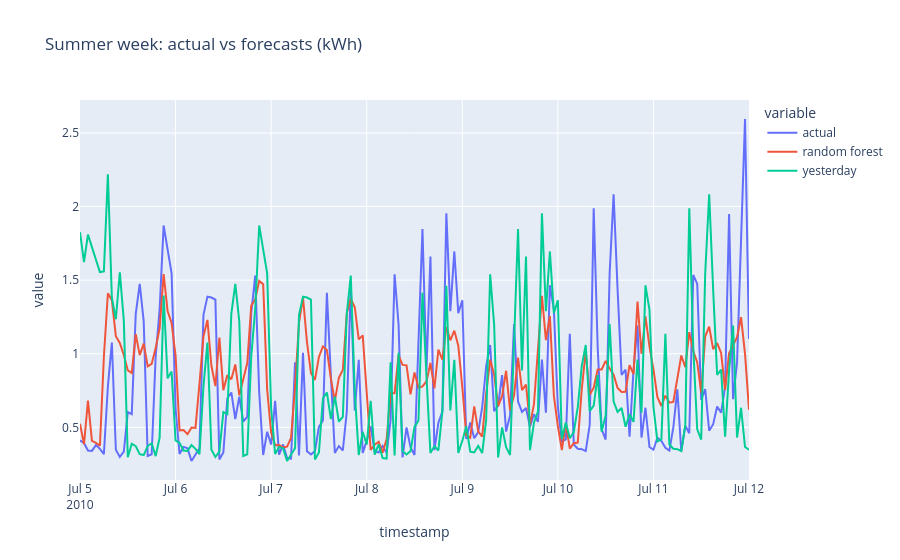

The cell this chart's notebook holds for it:
### Code cell
plot_week("2010-07-05", "Summer week: actual vs forecasts (kWh)")

### Figure 1 — Plotly figure (JSON) as saved in the notebook; plotly's stock layout.template omitted (floating-point values rounded to 4 significant figures; data arrays with more than 128 entries replaced by an {"elided": "..."} marker saying what was removed)
{"data": [{"hovertemplate": "variable=actual<br>timestamp=%{x}<br>value=%{y}<extra></extra>", "legendgroup": "actual", "line": {"color": "#636efa", "dash": "solid"}, "marker": {"symbol": "circle"}, "mode": "lines", "name": "actual", "orientation": "v", "showlegend": true, "type": "scatter", "x": {"elided": "169 str values"}, "xaxis": "x", "y": {"elided": "169 float values"}, "yaxis": "y"}, {"hovertemplate": "variable=random forest<br>timestamp=%{x}<br>value=%{y}<extra></extra>", "legendgroup": "random forest", "line": {"color": "#EF553B", "dash": "solid"}, "marker": {"symbol": "circle"}, "mode": "lines", "name": "random forest", "orientation": "v", "showlegend": true, "type": "scatter", "x": {"elided": "169 str values"}, "xaxis": "x", "y": {"elided": "169 float values"}, "yaxis": "y"}, {"hovertemplate": "variable=yesterday<br>timestamp=%{x}<br>value=%{y}<extra></extra>", "legendgroup": "yesterday", "line": {"color": "#00cc96", "dash": "solid"}, "marker": {"symbol": "circle"}, "mode": "lines", "name": "yesterday", "orientation": "v", "showlegend": true, "type": "scatter", "x": {"elided": "169 str values"}, "xaxis": "x", "y": {"elided": "169 float values"}, "yaxis": "y"}], "layout": {"legend": {"title": {"text": "variable"}, "tracegroupgap": 0}, "title": {"text": "Summer week: actual vs forecasts (kWh)"}, "xaxis": {"anchor": "y", "domain": [0, 1], "title": {"text": "timestamp"}}, "yaxis": {"anchor": "x", "domain": [0, 1], "title": {"text": "value"}}}}
